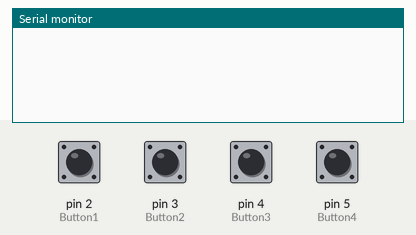
A sketch run on a simulated Arduino Uno, built with avr-gcc and run on an emulated ATmega328P. Shown: the last lines printed to the serial monitor. The inputs (shaded band) are chosen by the test bench; at power-on: pin 2 (Button1), pin 3 (Button2), pin 4 (Button3), pin 5 (Button4) LOW.

Above: at 1.2 s.
1.3 s: pin 2 (Button1) pulled HIGH for 0.15 s
At 2.5 s:
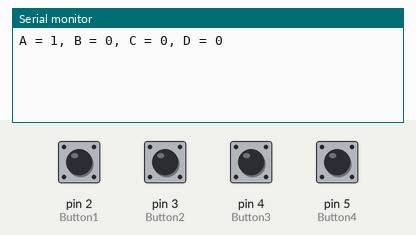
2.9 s: pin 3 (Button2) pulled HIGH for 0.15 s
At 3.7 s:
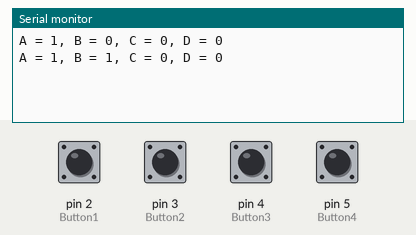
4.5 s: pin 4 (Button3) pulled HIGH for 0.15 s
At 4.9 s:
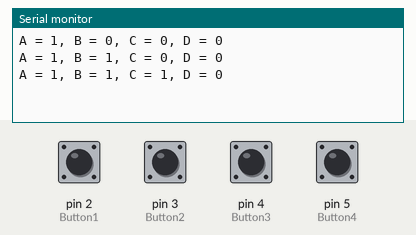
6.1 s: pin 5 (Button4) pulled HIGH for 0.15 s
At 7.3 s:
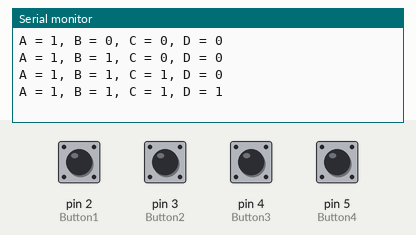
7.7 s: pin 2 (Button1) pulled HIGH for 1 s
At 9.2 s:
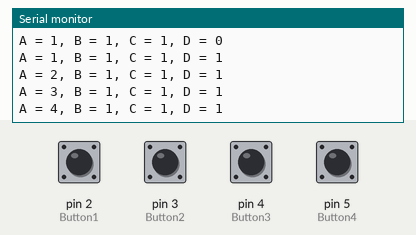
10.2 s: pin 3 (Button2) pulled HIGH for 1 s
At 12.3 s:
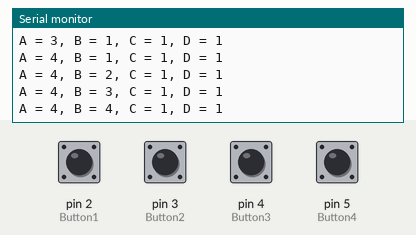
Timing chart, 0 to 13.7 s (numbered marks = the images above; inputs shaded):
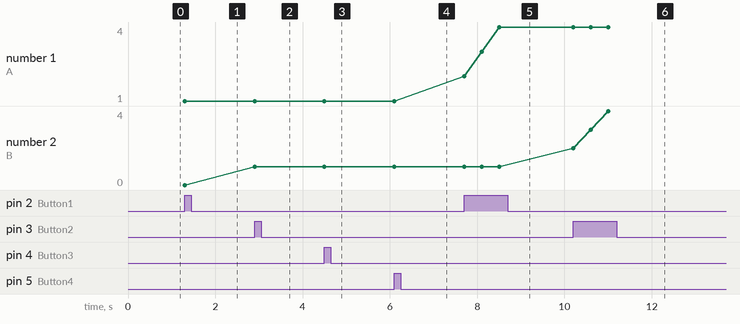

The sketch:

EXP_8.ino
```cpp
int Button1 = 2;
int Button2 = 3;
int Button3 = 4;
int Button4 = 5;

int countA=0,countB=0,countC=0,countD=0;

void setup() {
  Serial.begin(9600);
  pinMode(Button1, INPUT);
  pinMode(Button2, INPUT);
  pinMode(Button3, INPUT);
  pinMode(Button4, INPUT);
}

void loop() {
  if(digitalRead(Button1) != 0){
    countA++;
    printcount();
  }
  else if(digitalRead(Button2) != 0){
    countB++;
    printcount();
  }
  else if(digitalRead(Button3) != 0){
    countC++;
    printcount();
  }
  else if(digitalRead(Button4) != 0){
    countD++;
    printcount();
  }
}

void printcount(){
  Serial.print("A = ");
  Serial.print(countA);

  Serial.print(", B = ");
  Serial.print(countB);

  Serial.print(", C = ");
  Serial.print(countC);

  Serial.print(", D = ");
  Serial.print(countD);

  Serial.print('\n');
  delay(400);
}
```

Measured:
- after the input at 1.3 s, the serial monitor: prints a new line at once (image 1)
- after the input at 2.9 s, the serial monitor: prints a new line at once (image 2)
- after the input at 4.5 s, the serial monitor: prints a new line at once (image 3)
- after the input at 6.1 s, the serial monitor: prints a new line at once (image 4)
- after the input at 7.7 s, the serial monitor: prints a new line at once (image 5)
- after the input at 10.2 s, the serial monitor: prints a new line at once (image 6)
- plotted number 1: 1 → 4 after the input at 7.7 s
